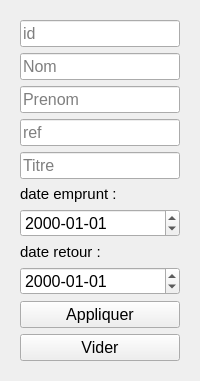
            <widget class="QWidget" name="history">
             <layout class="QVBoxLayout" name="verticalLayout_39">
              <item>
               <widget class="QWidget" name="widget_17" native="true">
                <property name="sizePolicy">
                 <sizepolicy hsizetype="Preferred" vsizetype="Expanding">
                  <horstretch>0</horstretch>
                  <verstretch>0</verstretch>
                 </sizepolicy>
                </property>
                <layout class="QVBoxLayout" name="verticalLayout_38">
                 <item>
                  <widget class="QLineEdit" name="searchHistoryId">
                   <property name="font">
                    <font>
                     <pointsize>12</pointsize>
                    </font>
                   </property>
                   <property name="placeholderText">
                    <string>id</string>
                   </property>
                  </widget>
                 </item>
                 <item>
                  <widget class="QLineEdit" name="searchHistoryNom">
                   <property name="font">
                    <font>
                     <pointsize>12</pointsize>
                    </font>
                   </property>
                   <property name="placeholderText">
                    <string>Nom</string>
                   </property>
                  </widget>
                 </item>
                 <item>
                  <widget class="QLineEdit" name="searchHistoryPrenom">
                   <property name="font">
                    <font>
                     <pointsize>12</pointsize>
                    </font>
                   </property>
                   <property name="placeholderText">
                    <string>Prenom</string>
                   </property>
                  </widget>
                 </item>
                 <item>
                  <widget class="QLineEdit" name="searchHistoryRef">
                   <property name="font">
                    <font>
                     <pointsize>12</pointsize>
                    </font>
                   </property>
                   <property name="placeholderText">
                    <string>ref</string>
                   </property>
                  </widget>
                 </item>
                 <item>
                  <widget class="QLineEdit" name="searchHistoryTitle">
                   <property name="font">
                    <font>
                     <pointsize>12</pointsize>
                    </font>
                   </property>
                   <property name="placeholderText">
                    <string>Titre</string>
                   </property>
                  </widget>
                 </item>
                 <item>
                  <widget class="QLabel" name="label_4">
                   <property name="maximumSize">
                    <size>
                     <width>16777215</width>
                     <height>35</height>
                    </size>
                   </property>
                   <property name="font">
                    <font>
                     <pointsize>11</pointsize>
                    </font>
                   </property>
                   <property name="text">
                    <string>date emprunt :</string>
                   </property>
                  </widget>
                 </item>
                 <item>
                  <widget class="QDateEdit" name="searchHistoryEmp">
                   <property name="font">
                    <font>
                     <pointsize>12</pointsize>
                    </font>
                   </property>
                   <property name="displayFormat">
                    <string>yyyy-MM-dd</string>
                   </property>
                  </widget>
                 </item>
                 <item>
                  <widget class="QLabel" name="label_16">
                   <property name="maximumSize">
                    <size>
                     <width>16777215</width>
                     <height>35</height>
                    </size>
                   </property>
                   <property name="font">
                    <font>
                     <pointsize>11</pointsize>
                    </font>
                   </property>
                   <property name="text">
                    <string>date retour :</string>
                   </property>
                  </widget>
                 </item>
                 <item>
                  <widget class="QDateEdit" name="searchHistoryRetour">
                   <property name="font">
                    <font>
                     <pointsize>12</pointsize>
                     <weight>50</weight>
                     <bold>false</bold>
                    </font>
                   </property>
                   <property name="displayFormat">
                    <string>yyyy-MM-dd</string>
                   </property>
                  </widget>
                 </item>
                 <item>
                  <widget class="QPushButton" name="searchHistoryApplyBtn">
                   <property name="font">
                    <font>
                     <pointsize>12</pointsize>
                    </font>
                   </property>
                   <property name="cursor">
                    <cursorShape>PointingHandCursor</cursorShape>
                   </property>
                   <property name="text">
                    <string>Appliquer</string>
                   </property>
                   <property name="icon">
                    <iconset resource="QSS/QSS_Resources.qrc">
                     <normaloff>:/icons/Icons/search.png</normaloff>:/icons/Icons/search.png</iconset>
                   </property>
                   <property name="iconSize">
                    <size>
                     <width>24</width>
                     <height>24</height>
                    </size>
                   </property>
                  </widget>
                 </item>
                 <item>
                  <widget class="QPushButton" name="searchHistoryClearBtn">
                   <property name="font">
                    <font>
                     <pointsize>12</pointsize>
                    </font>
                   </property>
                   <property name="cursor">
                    <cursorShape>PointingHandCursor</cursorShape>
                   </property>
                   <property name="text">
                    <string>Vider</string>
                   </property>
                   <property name="icon">
                    <iconset resource="QSS/QSS_Resources.qrc">
                     <normaloff>:/icons/Icons/x-circle.png</normaloff>:/icons/Icons/x-circle.png</iconset>
                   </property>
                   <property name="iconSize">
                    <size>
                     <width>24</width>
                     <height>24</height>
                    </size>
                   </property>
                  </widget>
                 </item>
                </layout>
               </widget>
              </item>
             </layout>
            </widget>
